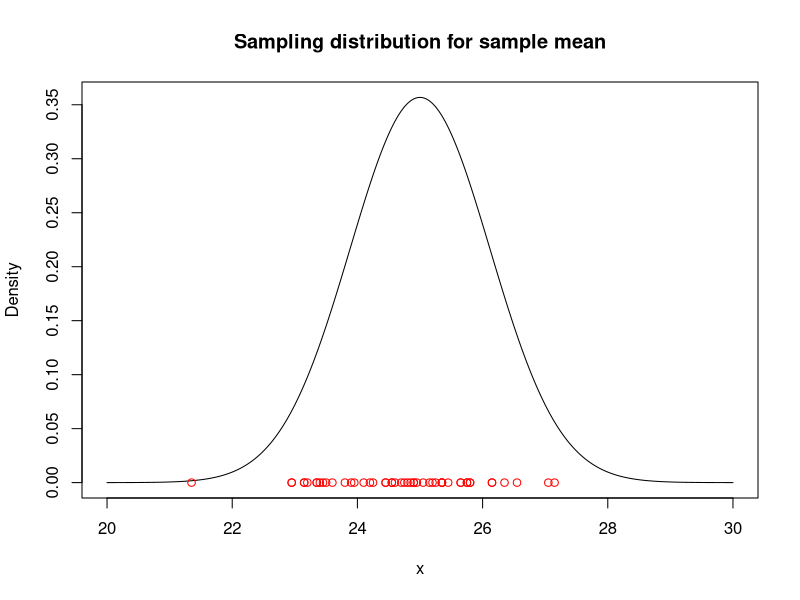

Reproduce this figure in R.
## ---- chunk 1
pnorm(2.14)
## ---- chunk 2
alpha <- 2- 2*pnorm(2.14)
alpha
## ---- chunk 3
(1 - alpha)*100
## ---- chunk 4
my_data <- c(91.6, 88.75, 90.8, 89.95, 91.3)
## ---- chunk 5
sample_mean <- mean(my_data)
sample_mean
## ---- chunk 6
sample_std <- sd(my_data)
sample_std
## ---- chunk 7
SE <- 3/sqrt(length(my_data))
## ---- chunk 8
sample_std
## ---- chunk 9
SE_estimated <- sample_std / sqrt(length(my_data))
SE_estimated
## ---- chunk 10
z_alpha_over_2 <- qnorm(.975)
CI_95 <- c(sample_mean - SE * z_alpha_over_2, sample_mean + SE * z_alpha_over_2)
CI_95
## ---- chunk 11
z_alpha_over_2 <- qnorm(.995)
CI_99 <- c(sample_mean - SE * z_alpha_over_2, sample_mean + SE * z_alpha_over_2)
CI_99
## ---- chunk 12
set.seed(0)
lambda <- 25
m <- 50
n <- 20
sigma <- sqrt(lambda)
se <- sigma / sqrt(n)
f <- dnorm(seq(20, 30, by=0.01), mean=25, sd=se)
plot(seq(20, 30, by=0.01), f, type = "l", main = "Sampling distribution for sample mean", xlab = "x", ylab = "Density")
for (i in 1:m){
 sample <- rpois(n, lambda = lambda)
 sample_mean <- mean(sample)
 points(sample_mean, 0, col="red")
}
